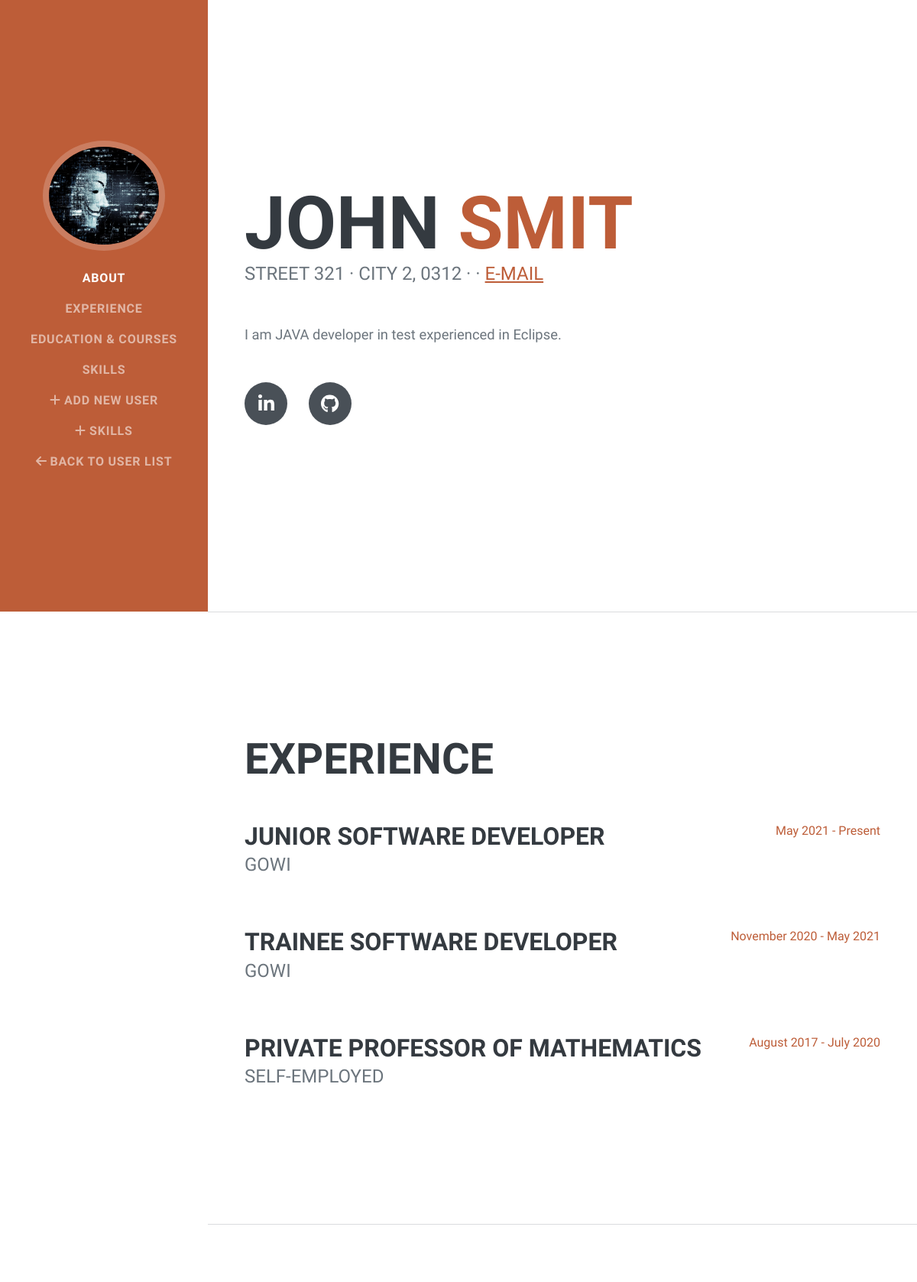
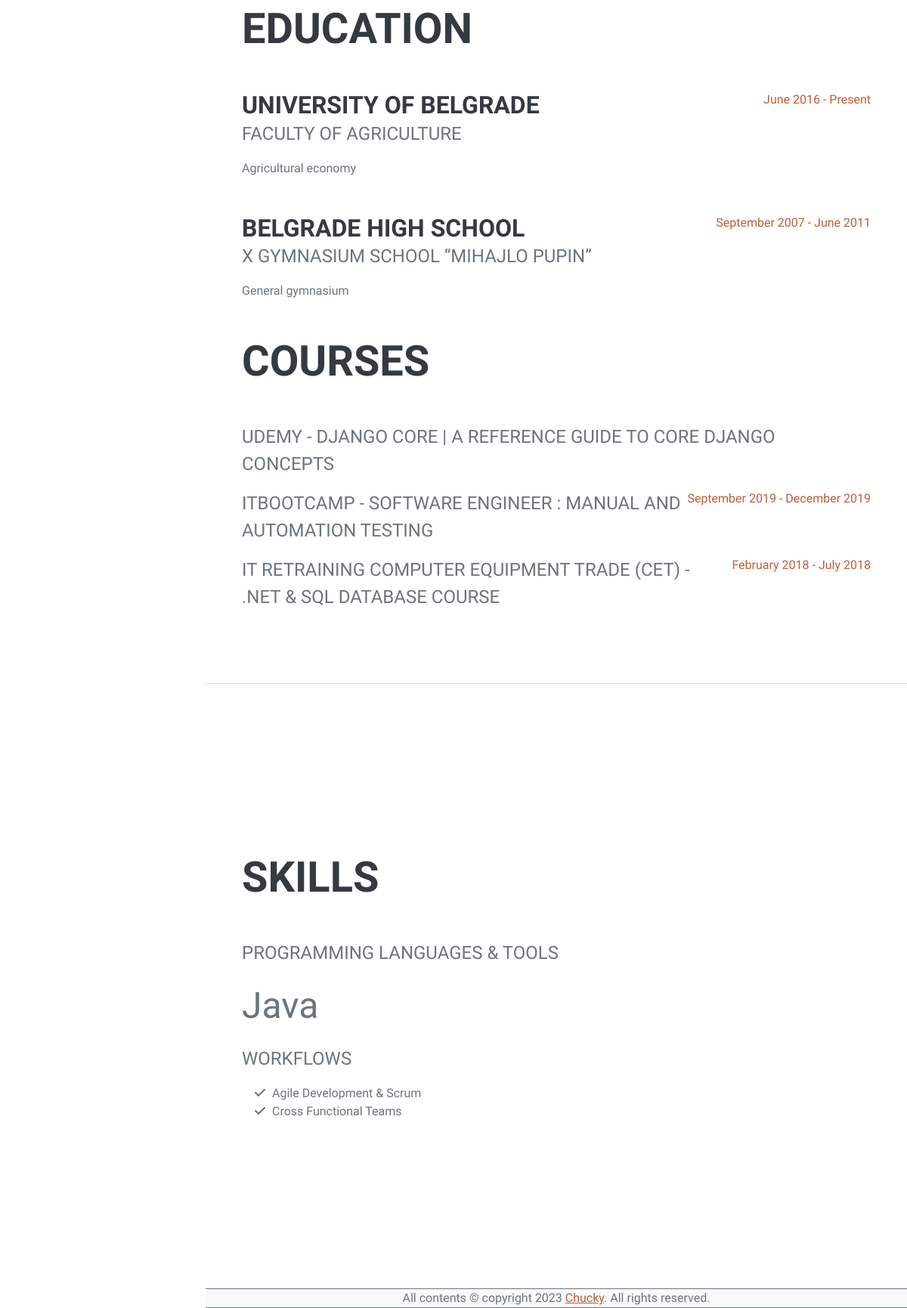
The page /user/details/3 on the database its author committed (2 pictures, top to bottom).
### app.py (models this page shows, shortened)
class User(db.Model):
    __tablename__ = 'User'
    id = db.Column(db.Integer, primary_key=True)
    firstname = db.Column(db.String(256), nullable=False)
    lastname = db.Column(db.String(256), nullable=False)
    street = db.Column(db.String(256), nullable=False)
    city = db.Column(db.String(256), nullable=False)
    postcode = db.Column(db.String(256), nullable=False)
    phone = db.Column(db.String(256), nullable=False)
    email = db.Column(db.String(256), unique=True, nullable=False)
    bio = db.Column(db.Text)
    li = db.Column(db.String(256), unique=True, nullable=False)
    gh = db.Column(db.String(256), unique=True, nullable=False)
    education = db.relationship('UserEducation', backref='User', lazy=True)
    experience = db.relationship('UserExperience', backref='User', lazy=True)
    created_at = db.Column(db.DateTime(timezone=True), server_default=func.now())

class Skill(db.Model):
    __tablename__ = 'Skill'
    id = db.Column(db.Integer, primary_key=True)
    name = db.Column(db.String(256), unique=True, nullable=False)
    isSkill = db.Column(db.Boolean, unique=False, default=True)
    created_at = db.Column(db.DateTime(timezone=True), server_default=func.now())

### app_views.py (the view)
@app_views.route('/user/details/<int:id>', methods=['GET'])
def user_details(id):
    try:
        from app import User, UserSkill, Skill
        user = User.query.get(int(id))
        user_skills = UserSkill.query.filter_by(user_id=id)
        skills = []
        workflows = []
        for element in user_skills:
            skill = Skill.query.get(int(element.skill_id))
            if skill.isSkill:
                skills.append(skill.name)
            else:
                workflows.append(skill.name)
        context = {
            'type': 'user-details',
            'about': {
                'firstname': user.firstname,
                'lastname': user.lastname,
                'street': user.street,
                'city': user.city,
                'postcode': user.postcode,
                'phone': user.phone,
                'email': user.email,
                'bio': user.bio,
                'linkedin': user.li,
                'github': user.gh
            },
            'skills': {
                'skills': skills,
                'workflows': workflows
            }
        }
        return render_template('user-details.html', context=context)
    except Exception as e:
        abort(500)

### app_views.py (called while the page is built)
@app_views.context_processor
def inject_now():
    return {'current_year': datetime.utcnow().year}

### templates/user-details.html
{% extends 'components/layouts/base.html' %}
{% block content %}
    <div class="container-fluid p-0">
        {% with type=context.type %}
            {% include "components/navigation.html" %}
        {% endwith %}
        {% with context=context.about %}
            {% include "components/user-about.html" %}
        {% endwith %}
        <hr class="m-0" />
        {% include "components/user-experience.html" %}
        <hr class="m-0" />
        {% include "components/user-education.html" %}
        <hr class="m-0" />
        {% with context=context.skills %}
            {% include "components/user-skills.html" %}
        {% endwith %}
    </div>
{% endblock %}

### templates/components/user-about.html
{% block content %}
    <section class="resume-section" id="about">
        <div class="resume-section-content">
            <h1 class="mb-0">
                {{context.firstname}}
                <span class="text-primary">{{context.lastname}}</span>
            </h1>
            <div class="subheading mb-5">
                {{context.street}} · {{context.city}}, {{context.postcode}} · {{context.phone}} ·
                <a href="mailto:{{context.email}}">E-mail</a>
            </div>
            <p class="lead mb-5">
                {{context.bio}}
            </p>
            <div class="social-icons">
                <a class="social-icon" href="{{context.linkedin}}"><i class="fab fa-linkedin-in"></i></a>
                <a class="social-icon" href="{{context.github}}"><i class="fab fa-github"></i></a>
            </div>
        </div>
    </section>
{% endblock %}

### templates/components/user-skills.html
{% block content %}
    <section class="resume-section" id="skills">
        <div class="resume-section-content">
            <h2 class="mb-5">Skills</h2>
            <div class="subheading mb-3">Programming Languages & Tools</div>
            <ul class="list-inline dev-icons">
                {% for skill in context.skills %}
                    <li class="list-inline-item">{{skill}}</li>
                {% endfor %}
            </ul>
            <div class="subheading mb-3">Workflows</div>
            <ul class="fa-ul mb-0">
                {% for workflow in context.workflows %}
                    <li>
                        <span class="fa-li"><i class="fas fa-check"></i></span>
                        {{workflow}}
                    </li>
                {% endfor %}
            </ul>
        </div>
    </section>
{% endblock %}

### rows shown on the page
User: firstname "JOHN", lastname "SMIT", street "STREET 321", city "CITY 2", postcode "0312", bio "I am JAVA developer in test experienced in Eclipse."
Skill: name "Java"
Skill: name "Agile Development & Scrum"
Skill: name "Cross Functional Teams"
